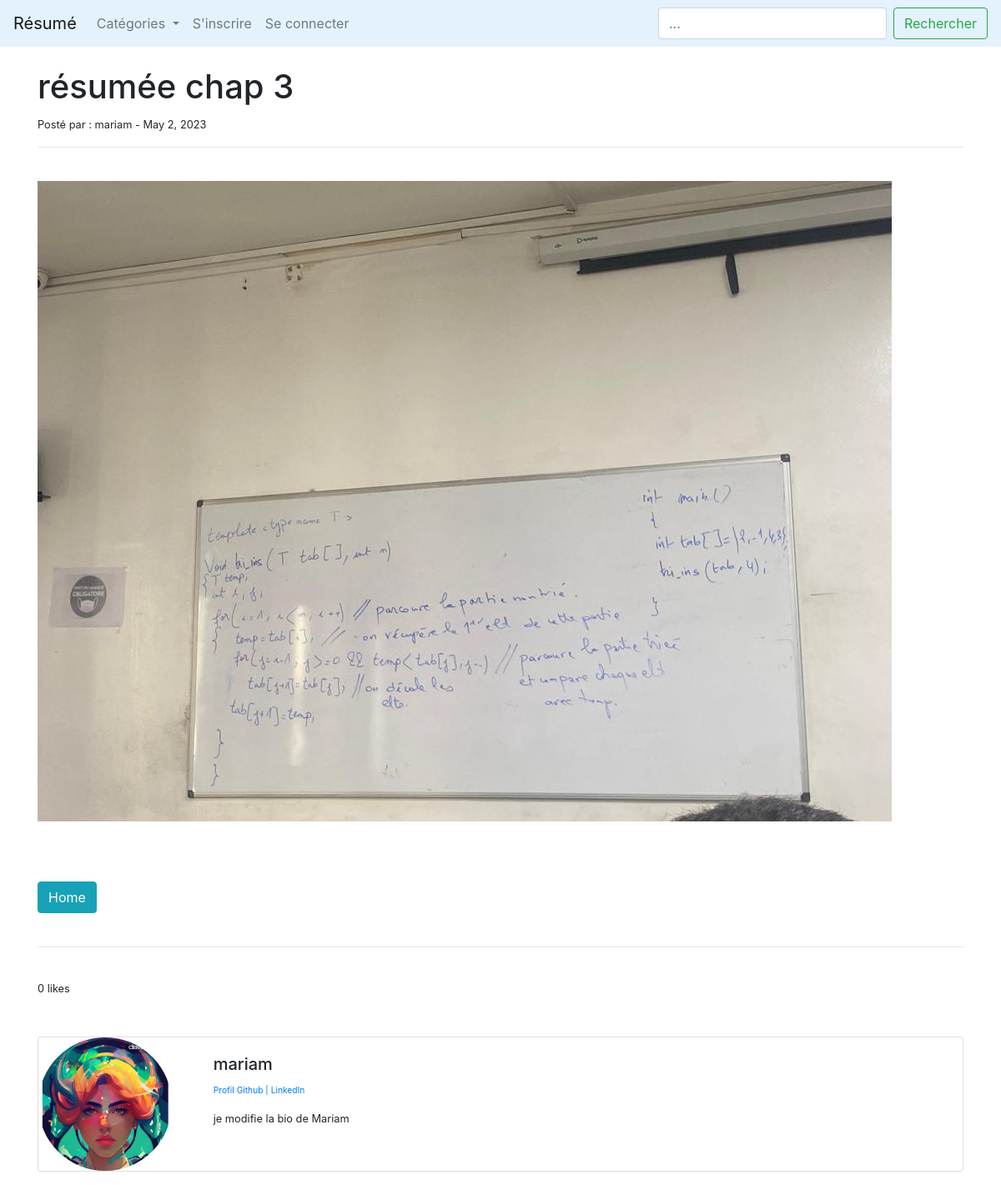
The app's page /post/22 with its own data.
### LeBlog/models.py (models this page shows, shortened)
class Post(models.Model):
        title = models.CharField(max_length=255)
        header_image = models.ImageField(null=True, blank=True, upload_to="images/")
        title_tag = models.CharField(max_length=255)
        author = models.ForeignKey(User, on_delete=models.CASCADE)
        body = RichTextField(blank=True, null=True)
        post_date = models.DateField(auto_now_add=True)
        categorie = models.CharField(max_length=255)
        snippet = models.CharField(max_length=255, default='coding')
        likes = models.ManyToManyField(User, related_name='resumee')
        def total_likes(self):
                return self.likes.count()

class Profile(models.Model):
        user = models.OneToOneField(User, null=True, on_delete=models.CASCADE)
        bio = models.TextField()
        profile_pic = models.ImageField(null=True, blank=True, upload_to="images/profile/")
        microsoft_teams_url = models.CharField(max_length=255, null=True, blank=True)
        github_url = models.CharField(max_length=255, null=True, blank=True)
        linkedin_url = models.CharField(max_length=255, null=True, blank=True)

### LeBlog/views.py (the view)
# urls.py: path('post/<int:pk>', PostDetailView.as_view(), name="post-details"),
class PostDetailView(DetailView):
    model = Post
    template_name = 'post_details.html'
    def get_context_data(self, *args, **kwargs):
        cat_menu = Categorie.objects.all()
        context = super(PostDetailView, self).get_context_data(*args, **kwargs)
        stuff = get_object_or_404(Post, id=self.kwargs['pk'])
        total_likes = stuff.total_likes()
        liked = False
        if stuff.likes.filter(id=self.request.user.id).exists():
            liked = True
        context["cat_menu"] = cat_menu
        context["total_likes"] = total_likes
        context["liked"] = liked
        return context

### LeBlog/models.py (called while the page is built)
        def __str__(self):
            return self.name

### LeBlog/templates/post_details.html (shortened to what this page needs)
{% extends 'base.html' %}
{% load static %}
{% block content %}
<h1>{{post.title}}</h1>
<small>Posté par : {{post.author}} -
    {{ post.post_date }}
<hr>
<br/>
{% if post.header_image %}
<img src="{{ post.header_image.url }}">
{% endif %}
<br/><br/>
<br/><br/>
<a href="{% url 'home' %}" class="btn btn-info">Home</a>
<br/><br/>
<hr>
<br/>
<form action="{% url 'like_post' post.pk %}" method="POST">
     {{ total_likes }} likes
</form>
<br/><br/>
<div class="card mb-3">
  <div class="row g-0">
    <div class="col-md-2">
        {% if post.author.profile.profile_pic %}
      <img src=" {{post.author.profile.profile_pic.url}}" class="img-fluid rounded-start rounded-circle"   >
        {% else %}
        <img src=" {% static 'leBlog/images/Windows_10_Default_Profile_Picture.svg.png' %}" class="img-fluid rounded-start rounded-circle"   >
        {% endif %}
    </div>
    <div class="col-md-10">
      <div class="card-body">
        <h5 class="card-title">{{post.author}}</h5>
          <p class="small text-muted">
              <a href="{% url 'show_profile_page' post.author.profile.id %}">
                  Profil
              </a>
              {% if post.author.profile.github_url %}
              <a href="{{post.author.profile.github_url}}">Github |</a>
              {% endif %}
              {% if post.author.profile.linkedin_url %}
              <a href="{{post.author.profile.linkedin_url}}">LinkedIn </a>
              {% endif %}
          </p>
        <p class="card-text">{{post.author.profile.bio}}</p>
      </div>
    </div>
  </div>
</div>
{% endblock %}

### records on screen
Post: title "résumée chap 3", author "mariam", post_date "May 2, 2023", header_image (picture), author.profile.profile_pic (picture), author.profile.bio "je modifie la bio de Mariam"

### other values on screen
{{ total_likes }} "0"
